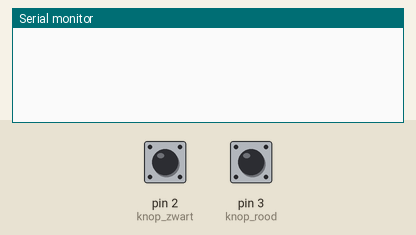
Bench run of a sketch on a simulated Arduino Uno, built with avr-gcc and run on an emulated ATmega328P. On the bench: the last lines printed to the serial monitor. The test bench sets the inputs (shaded band); at power-on: pin 2 (knop_zwart) HIGH, pin 3 (knop_rood) HIGH.

Above: at 1.2 s.
1.3 s: pin 2 (knop_zwart) pulled LOW for 0.15 s
At 2.4 s:
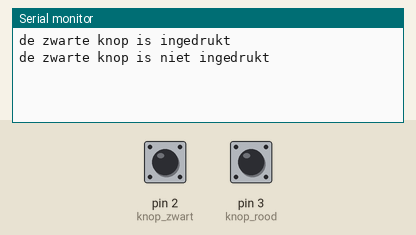
2.9 s: pin 3 (knop_rood) pulled LOW for 0.15 s
At 3.6 s:
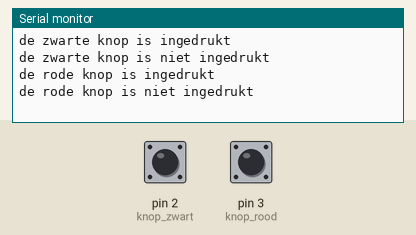

The sketch:

knoppen.ino
```cpp
#define knop_rood  3
#define knop_zwart 2

void setup() {
  Serial.begin(115200);
  pinMode(knop_zwart,INPUT_PULLUP);
  attachInterrupt(digitalPinToInterrupt(knop_zwart),zwarte_knop,CHANGE);
  pinMode(knop_rood,INPUT_PULLUP);
  attachInterrupt(digitalPinToInterrupt(knop_rood),rode_knop,CHANGE);
}

void loop() {}

void zwarte_knop(){
  if (!digitalRead(knop_zwart)){
    Serial.println("de zwarte knop is ingedrukt");
  }else{
    Serial.println("de zwarte knop is niet ingedrukt");
  }
}
void rode_knop(){
  if (!digitalRead(knop_rood)){
    Serial.println("de rode knop is ingedrukt");
  }else{
    Serial.println("de rode knop is niet ingedrukt");
  }
}
```

Measured:
- after the input at 1.3 s, the serial monitor: prints a new line at once (image 1)
- after the input at 2.9 s, the serial monitor: prints a new line at once (image 2)
